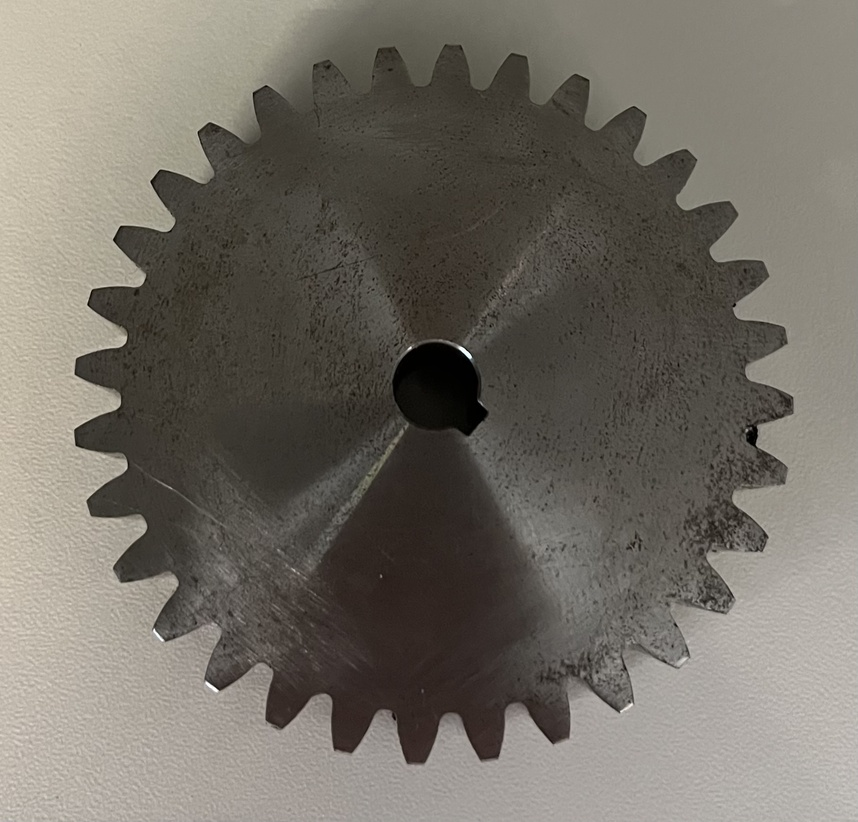
#> input picture Small_gear zonder flits v0.1.jpg, 858 x 822 px, shrunk from 1817 x 1741 before the run
$ python 'Contour+diameterSize v0.2.py'
#> lines starting #> are read from the running program, lines starting #| are printed output that depends on the picture; after the words box and inside, x2 and y2 are one past the last pixel; in counts of white or black regions, pixels touching at a corner belong together
import cv2
import numpy as np
import matplotlib.pyplot as plt

# Lees de afbeelding in
image = cv2.imread('Small_gear zonder flits v0.1.jpg')
#> image is the input picture: shape (822, 858, 3); mean B, G, R 102, 110.7, 115.6

# Converteer de afbeelding naar grijstinten
gray = cv2.cvtColor(image, cv2.COLOR_BGR2GRAY)

# Gebruik een Gaussiaanse blur om ruis te verminderen
blurred = cv2.GaussianBlur(gray, (5, 5), 0)

# Gebruik Canny edge detection om de randen te detecteren
edges = cv2.Canny(blurred, 100, 300)
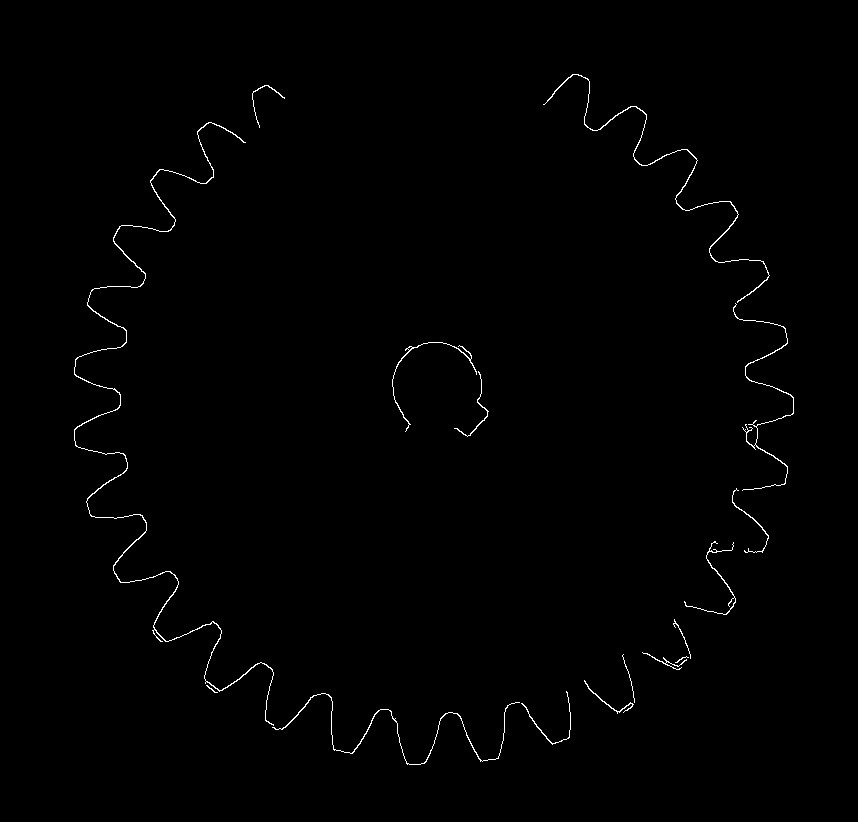
#> edges: shape (822, 858); 0.66% white in thin lines or dots, all inside (x1, y1, x2, y2) = (74, 74, 794, 765)

# Vind de contouren op basis van de gedetecteerde randen
contours, _ = cv2.findContours(edges, cv2.RETR_EXTERNAL, cv2.CHAIN_APPROX_SIMPLE)
#> contours = 16 contours, 4 with area under 20; largest, box (x1, y1, x2, y2) and area: (74, 122, 274, 726) 392, (543, 74, 770, 303) 191, (272, 693, 520, 765) 106, (733, 303, 794, 491) 85, (392, 342, 477, 432) 78

# Maak een kopie van de originele afbeelding om de contouren te tekenen
image_contours = image.copy()

# Teken de contouren
cv2.drawContours(image_contours, contours, -1, (0, 255, 0), 2)
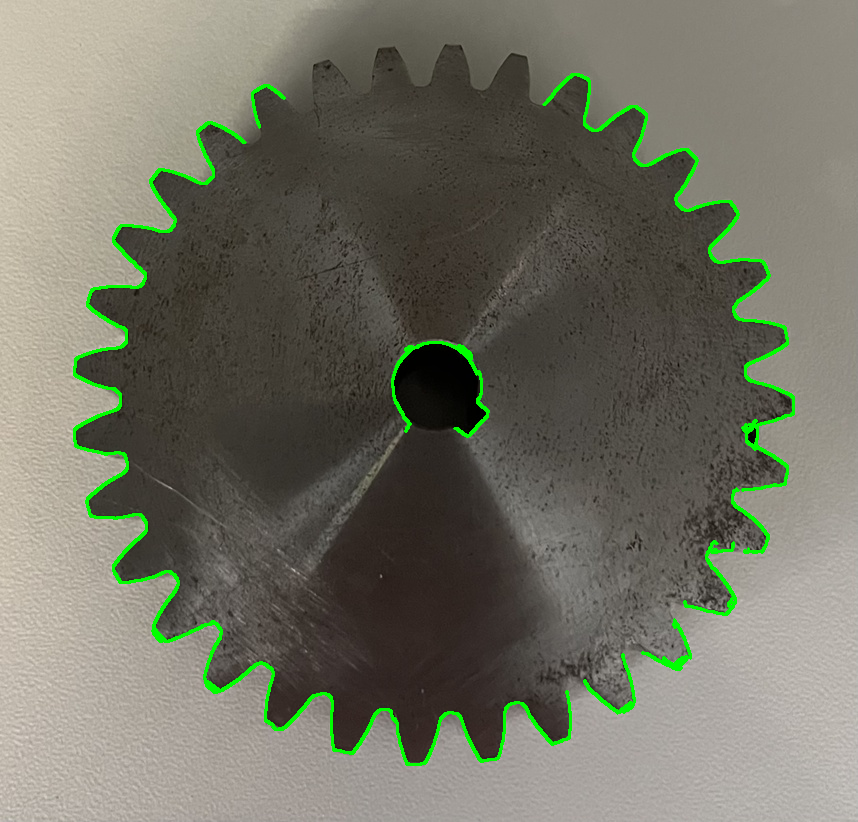
#> image_contours: shape (822, 858, 3); 2.07% of pixels changed, all inside (x1, y1, x2, y2) = (73, 73, 795, 766)

# Toon de originele afbeelding en de afbeelding met contouren
plt.figure(figsize=(10, 5))
plt.subplot(1, 2, 1)
plt.title('Originele afbeelding')
plt.imshow(cv2.cvtColor(image, cv2.COLOR_BGR2RGB))

plt.subplot(1, 2, 2)
plt.title('Contouren gedetecteerd')
plt.imshow(cv2.cvtColor(image_contours, cv2.COLOR_BGR2RGB))
plt.show()
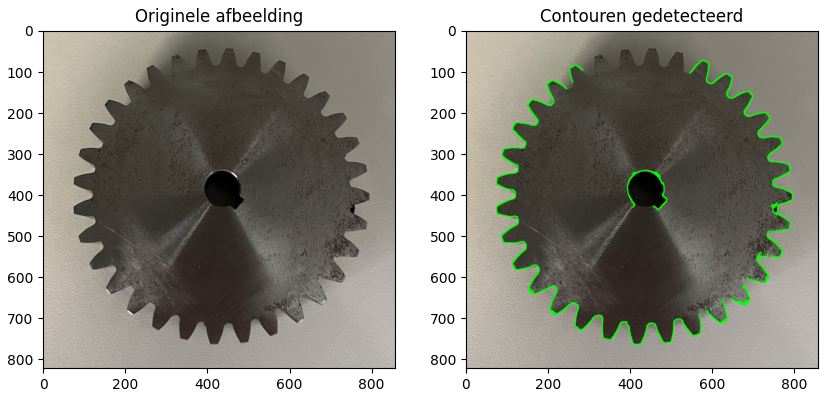
#> figure drawn by matplotlib, 2 panels

$ run again, with Big_gear flits v0.1.jpg copied over Small_gear zonder flits v0.1.jpg
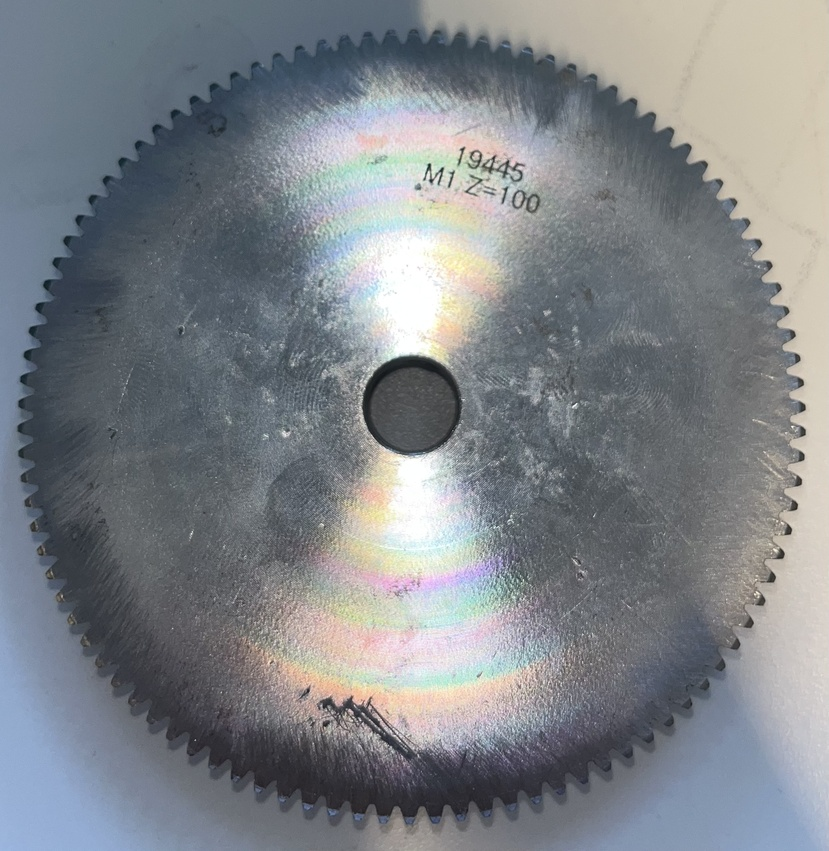
#> input picture Big_gear flits v0.1.jpg, 829 x 851 px, shrunk from 2343 x 2406 before the run
#> image is the input picture: shape (851, 829, 3); mean B, G, R 136.4, 131.7, 127.4
#> `edges = cv2.Canny(blurred, 100, 300)`:
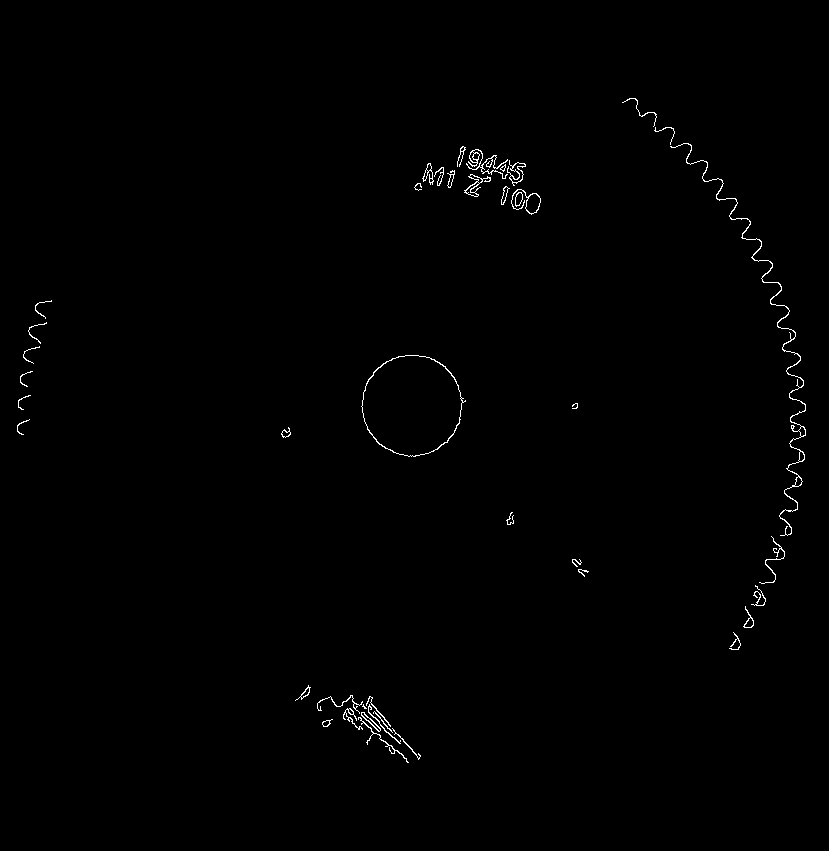
#> edges: shape (851, 829); 0.54% white in thin lines or dots, all inside (x1, y1, x2, y2) = (17, 98, 806, 763)
#> contours = 42 contours, 19 with area under 20; largest, box (x1, y1, x2, y2) and area: (361, 355, 466, 457) 7895, (670, 143, 806, 536) 346, (511, 189, 541, 215) 241, (507, 160, 526, 186) 150, (464, 174, 491, 197) 142
#> image_contours: shape (851, 829, 3); 1.62% of pixels changed, all inside (x1, y1, x2, y2) = (16, 97, 807, 764)
#> `plt.show()`:
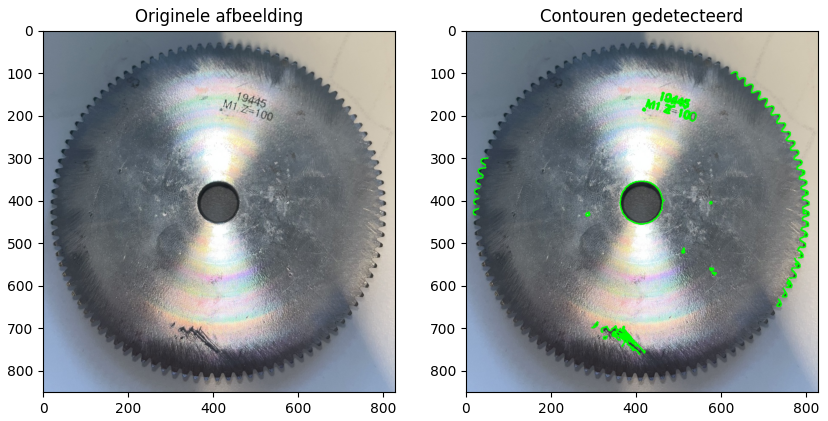
#> figure drawn by matplotlib, 2 panels

$ run again, with Big_gear flits v0.2.jpg copied over Small_gear zonder flits v0.1.jpg
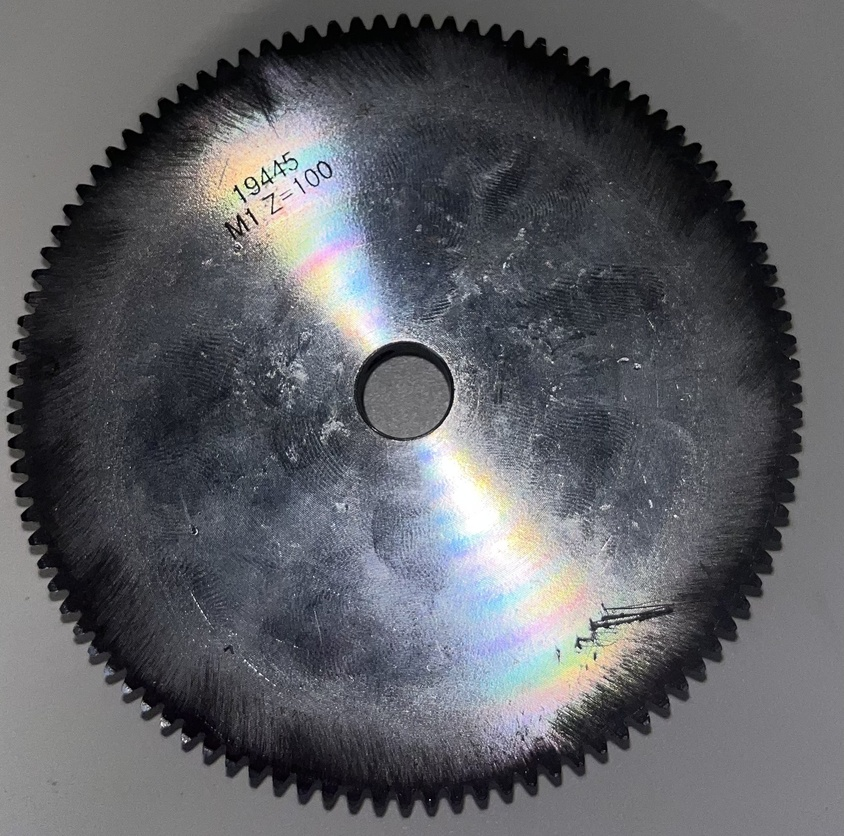
#> input picture Big_gear flits v0.2.jpg, 844 x 836 px, shrunk from 2155 x 2136 before the run
#> image is the input picture: shape (836, 844, 3); mean B, G, R 100.3, 95.6, 94.3
#> `edges = cv2.Canny(blurred, 100, 300)`:
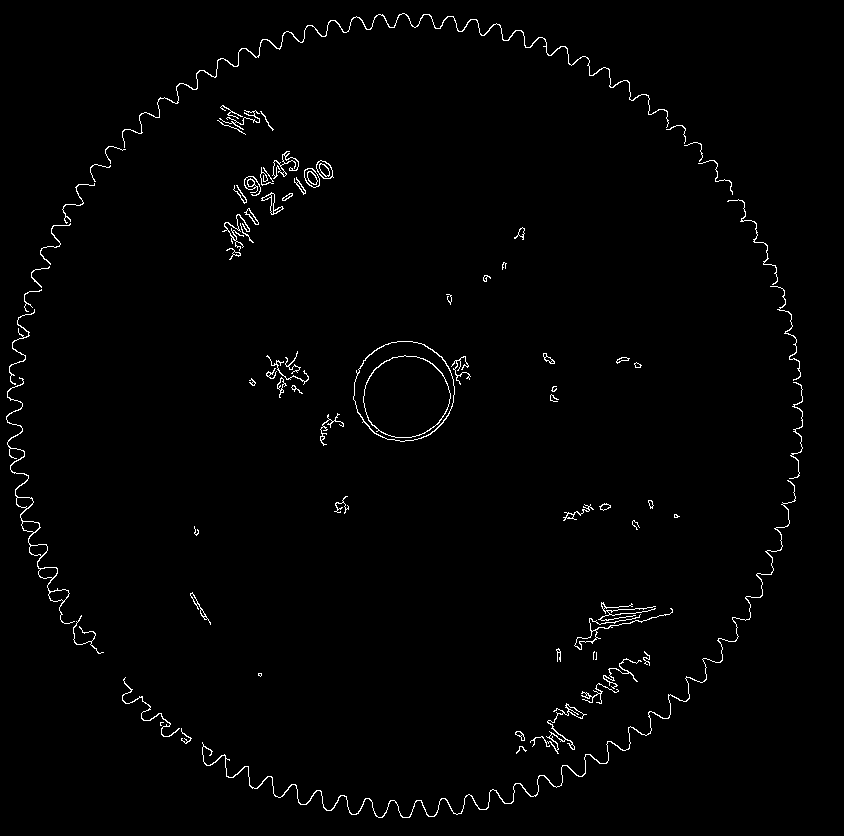
#> edges: shape (836, 844); 1.3% white in thin lines or dots
#> contours = 76 contours, 34 with area under 20; largest, box (x1, y1, x2, y2) and area: (353, 341, 455, 442) 7908, (6, 377, 75, 624) 950, (202, 480, 796, 818) 321, (122, 13, 669, 148) 268, (316, 160, 334, 179) 216
#> image_contours: shape (836, 844, 3); 3.88% of pixels changed, all inside (x1, y1, x2, y2) = (5, 12, 804, 819)
#> `plt.show()`:
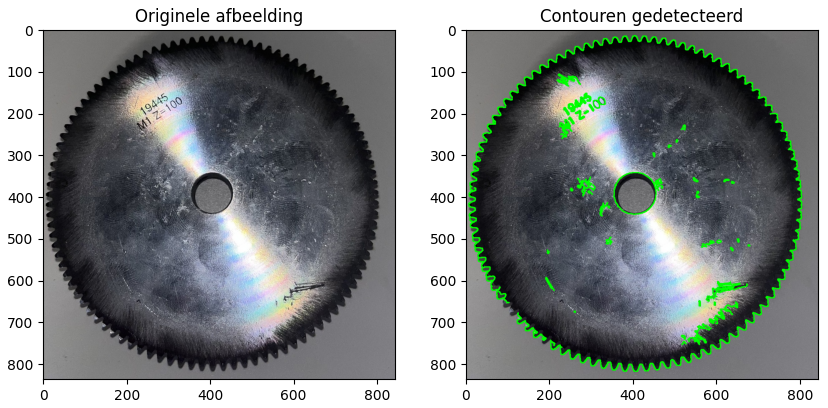
#> figure drawn by matplotlib, 2 panels

$ run again, with Big_gear zonder flits v0.1.jpg copied over Small_gear zonder flits v0.1.jpg
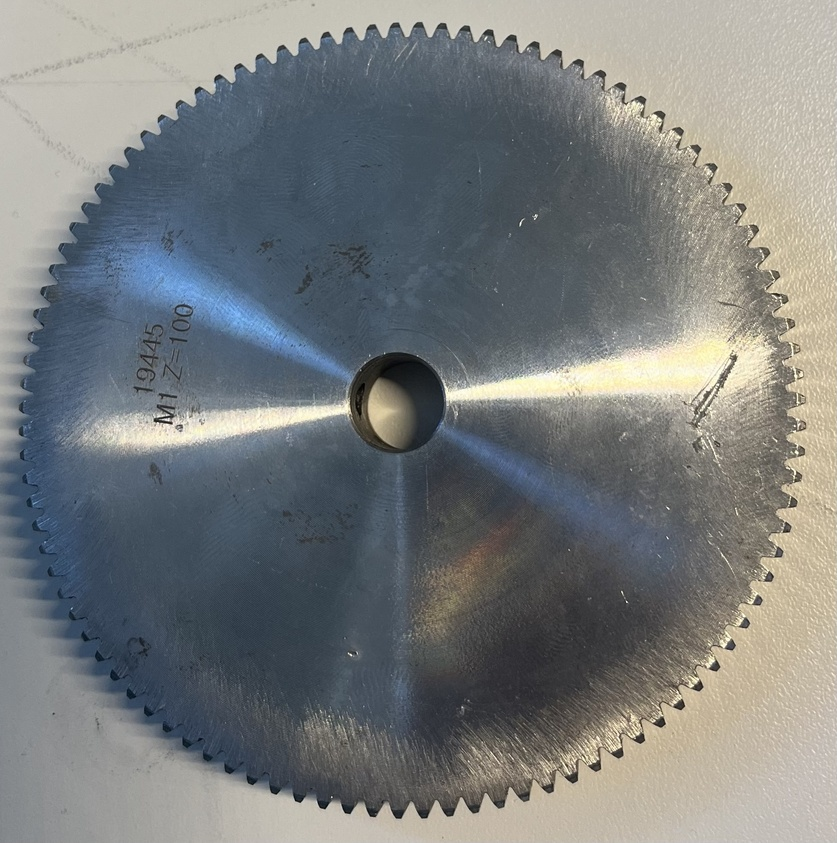
#> input picture Big_gear zonder flits v0.1.jpg, 837 x 843 px, shrunk from 1951 x 1967 before the run
#> image is the input picture: shape (843, 837, 3); mean B, G, R 124.7, 124.3, 120.9
#> `edges = cv2.Canny(blurred, 100, 300)`:
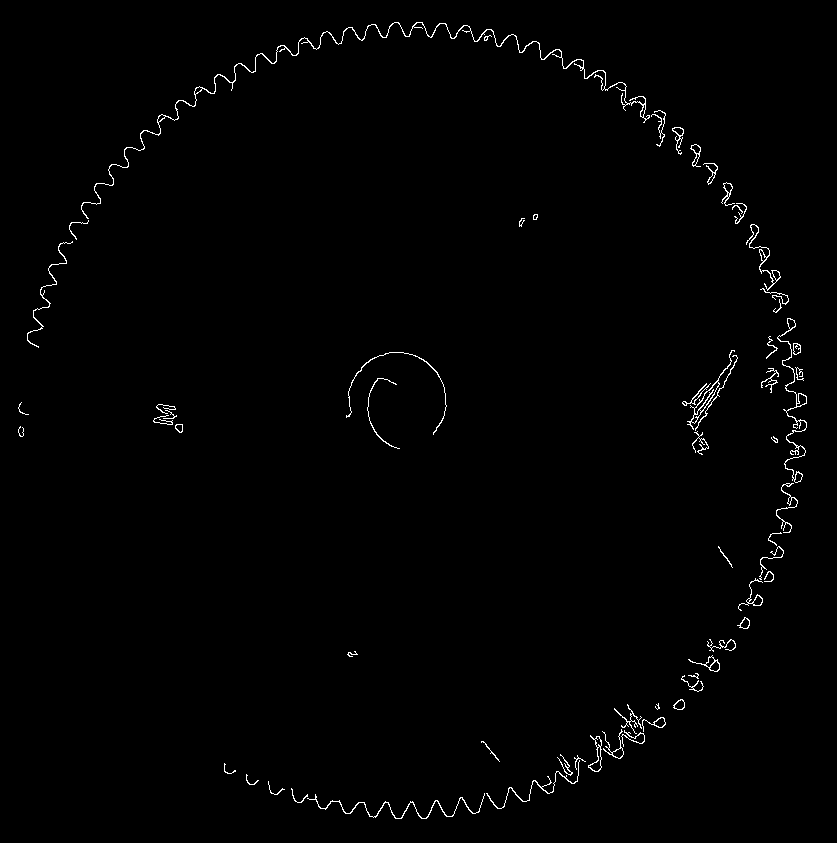
#> edges: shape (843, 837); 0.95% white in thin lines or dots, all inside (x1, y1, x2, y2) = (18, 22, 807, 819)
#> contours = 62 contours, 33 with area under 20; largest, box (x1, y1, x2, y2) and area: (81, 22, 650, 219) 432, (687, 350, 735, 430) 325, (777, 318, 807, 483) 292, (588, 735, 602, 772) 192, (746, 224, 781, 291) 147
#> image_contours: shape (843, 837, 3); 2.85% of pixels changed, all inside (x1, y1, x2, y2) = (17, 21, 808, 820)
#> `plt.show()`:
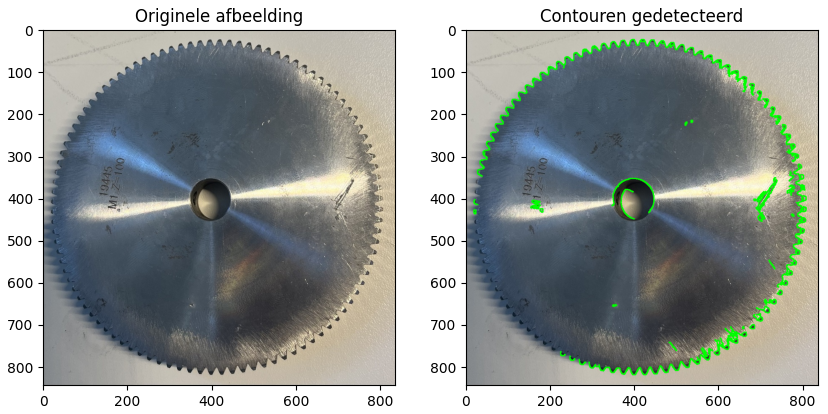
#> figure drawn by matplotlib, 2 panels
